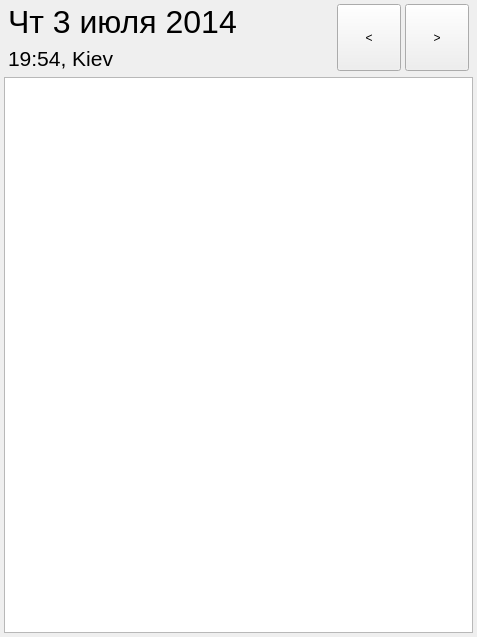
<?xml version="1.0" encoding="UTF-8"?>
<ui version="4.0">
 <class>MainWindow</class>
 <widget class="QMainWindow" name="MainWindow">
  <property name="geometry">
   <rect>
    <x>0</x>
    <y>0</y>
    <width>477</width>
    <height>637</height>
   </rect>
  </property>
  <property name="windowTitle">
   <string>Astromaximum</string>
  </property>
  <property name="layoutDirection">
   <enum>Qt::LeftToRight</enum>
  </property>
  <widget class="QWidget" name="centralWidget">
   <property name="sizePolicy">
    <sizepolicy hsizetype="Expanding" vsizetype="Expanding">
     <horstretch>0</horstretch>
     <verstretch>0</verstretch>
    </sizepolicy>
   </property>
   <layout class="QVBoxLayout" name="verticalLayout_2">
    <property name="leftMargin">
     <number>4</number>
    </property>
    <property name="topMargin">
     <number>4</number>
    </property>
    <property name="rightMargin">
     <number>4</number>
    </property>
    <property name="bottomMargin">
     <number>4</number>
    </property>
    <item>
     <layout class="QHBoxLayout" name="horizontalLayout_2" stretch="2,4,1">
      <property name="spacing">
       <number>0</number>
      </property>
      <property name="sizeConstraint">
       <enum>QLayout::SetDefaultConstraint</enum>
      </property>
      <property name="leftMargin">
       <number>4</number>
      </property>
      <property name="rightMargin">
       <number>4</number>
      </property>
      <item>
       <layout class="QVBoxLayout" name="verticalLayout">
        <item>
         <widget class="QLabel" name="lblDate">
          <property name="font">
           <font>
            <pointsize>24</pointsize>
           </font>
          </property>
          <property name="text">
           <string>Чт 3 июля 2014</string>
          </property>
         </widget>
        </item>
        <item>
         <widget class="QLabel" name="lblTimeLocation">
          <property name="font">
           <font>
            <pointsize>16</pointsize>
           </font>
          </property>
          <property name="text">
           <string>19:54, Kiev</string>
          </property>
         </widget>
        </item>
       </layout>
      </item>
      <item>
       <spacer name="horizontalSpacer">
        <property name="orientation">
         <enum>Qt::Horizontal</enum>
        </property>
        <property name="sizeType">
         <enum>QSizePolicy::Preferred</enum>
        </property>
        <property name="sizeHint" stdset="0">
         <size>
          <width>40</width>
          <height>20</height>
         </size>
        </property>
       </spacer>
      </item>
      <item>
       <layout class="QHBoxLayout" name="horizontalLayout">
        <property name="spacing">
         <number>4</number>
        </property>
        <property name="sizeConstraint">
         <enum>QLayout::SetMaximumSize</enum>
        </property>
        <item>
         <widget class="QToolButton" name="tbnPrev">
          <property name="sizePolicy">
           <sizepolicy hsizetype="Preferred" vsizetype="Preferred">
            <horstretch>0</horstretch>
            <verstretch>0</verstretch>
           </sizepolicy>
          </property>
          <property name="minimumSize">
           <size>
            <width>64</width>
            <height>64</height>
           </size>
          </property>
          <property name="text">
           <string>&lt;</string>
          </property>
         </widget>
        </item>
        <item>
         <widget class="QToolButton" name="tbnNext">
          <property name="sizePolicy">
           <sizepolicy hsizetype="Preferred" vsizetype="Preferred">
            <horstretch>0</horstretch>
            <verstretch>0</verstretch>
           </sizepolicy>
          </property>
          <property name="minimumSize">
           <size>
            <width>64</width>
            <height>64</height>
           </size>
          </property>
          <property name="text">
           <string>&gt;</string>
          </property>
         </widget>
        </item>
       </layout>
      </item>
     </layout>
    </item>
    <item>
     <widget class="QListView" name="lstEvents">
      <property name="editTriggers">
       <set>QAbstractItemView::NoEditTriggers</set>
      </property>
      <property name="showDropIndicator" stdset="0">
       <bool>false</bool>
      </property>
     </widget>
    </item>
   </layout>
  </widget>
 </widget>
 <layoutdefault spacing="6" margin="11"/>
 <resources/>
 <connections/>
</ui>
